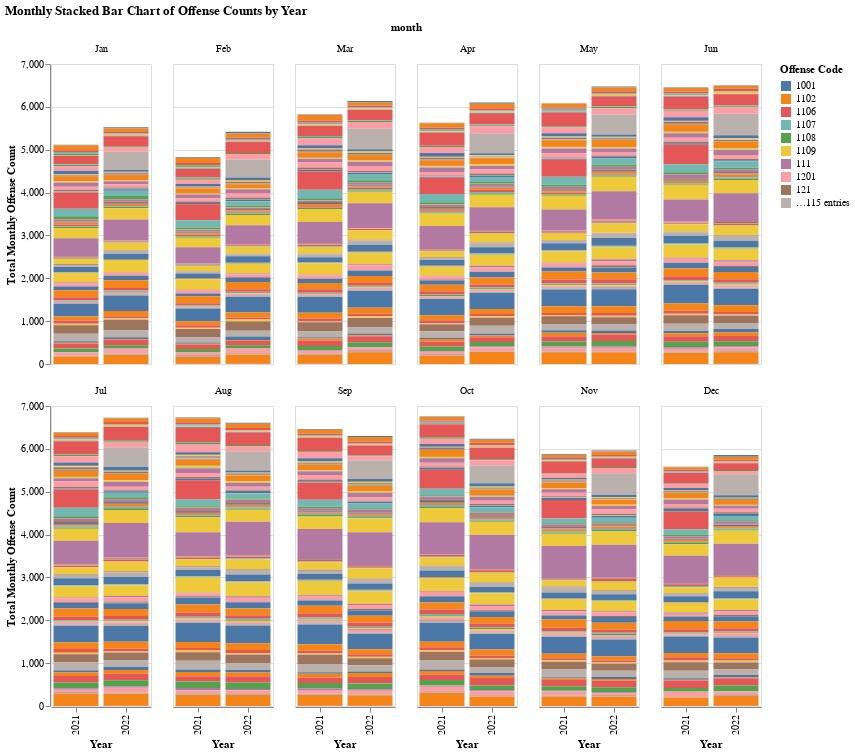

Notebook code for this chart:
### Code cell
month_order = ['Jan', 'Feb', 'Mar', 'Apr', 'May', 'Jun', 'Jul', 'Aug', 'Sep', 'Oct', 'Nov', 'Dec']

stacked_bar = alt.Chart(two_year_offenses).mark_bar().encode(
    x = alt.X('year:N').title('Year'),
    y = alt.Y('count:Q').title('Total Monthly Offense Count'),
    color = alt.Color('OFFENSE_CODE:N', title='Offense Code', legend=alt.Legend(title='Offense Code', symbolLimit=10)),
    facet=alt.Facet('month:N', title='month', sort=month_order, columns=6),
    tooltip=['year:N', 'month:N', 'OFFENSE_CODE:N', 'count:Q']
).properties(
    width=100,
    height=300,
    title="Monthly Stacked Bar Chart of Offense Counts by Year"
)
stacked_bar.save('Offense_stacked_bar.html')

stacked_bar

### Figure 1 — Vega-Lite specification as saved in the notebook (floating-point values rounded to 4 significant figures; data arrays with more than 128 entries replaced by an {"elided": "..."} marker saying what was removed)
{"config": {"view": {"continuousWidth": 300, "continuousHeight": 300}}, "data": {"name": "data-0e4cc4d7f78d135ff77bf3db87364d02"}, "mark": {"type": "bar"}, "encoding": {"color": {"field": "OFFENSE_CODE", "legend": {"symbolLimit": 10, "title": "Offense Code"}, "title": "Offense Code", "type": "nominal"}, "facet": {"columns": 6, "field": "month", "sort": ["Jan", "Feb", "Mar", "Apr", "May", "Jun", "Jul", "Aug", "Sep", "Oct", "Nov", "Dec"], "title": "month", "type": "nominal"}, "tooltip": [{"field": "year", "type": "nominal"}, {"field": "month", "type": "nominal"}, {"field": "OFFENSE_CODE", "type": "nominal"}, {"field": "count", "type": "quantitative"}], "x": {"field": "year", "title": "Year", "type": "nominal"}, "y": {"field": "count", "title": "Total Monthly Offense Count", "type": "quantitative"}}, "height": 300, "title": "Monthly Stacked Bar Chart of Offense Counts by Year", "width": 100, "$schema": "https://vega.github.io/schema/vega-lite/v5.20.1.json", "datasets": {"data-0e4cc4d7f78d135ff77bf3db87364d02": {"elided": "2976 records"}}}
